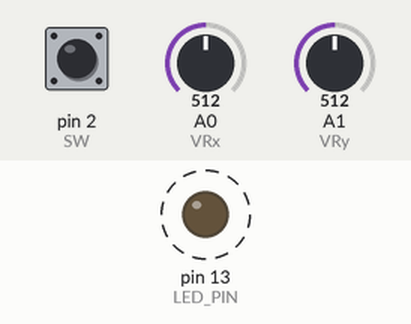
Simulated run of this sketch. Board: Arduino Uno, built with avr-gcc and run on an emulated ATmega328P. On the bench: output pins drawn as LEDs (lit = HIGH). Dashed ring = blinking. Inputs (shaded band) come from the test bench; at power-on: pin 2 (SW) HIGH, A0 (VRx) = 512, A1 (VRy) = 512. No radio packets arrive unless stated; what the sketch prints to the serial monitor is not drawn.

Above: at 0.03 s.
Timing chart, 0 to 3.0 s (numbered marks = the images above):
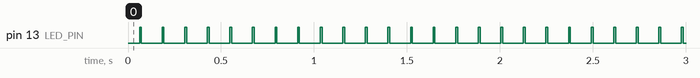

Measured:
- by itself, pin 13 (LED_PIN): alternates HIGH for 0.01 s and LOW for 0.11 s

The sketch:

tx_uno.ino
```cpp
#include <SPI.h>
#include <RH_NRF24.h>

#define CE_PIN 9
#define CSN_PIN 10
#define LED_PIN 13  // For transmission indicator

// Joystick pins
#define VRx A0
#define VRy A1
#define SW 2

RH_NRF24 nrf24(CE_PIN, CSN_PIN);

void setup() {
  Serial.begin(115200);
  pinMode(LED_PIN, OUTPUT);
  pinMode(SW, INPUT_PULLUP);

  // Initialize radio with retries
  if (!initializeRadio()) {
    Serial.println("Radio initialization failed!");
    while(1) { // Blink LED rapidly if failed
      digitalWrite(LED_PIN, !digitalRead(LED_PIN));
      delay(100);
    }
  }
  Serial.println("Transmitter ready");
}

bool initializeRadio() {
  if (!nrf24.init()) return false;
  if (!nrf24.setChannel(1)) return false;
  if (!nrf24.setRF(RH_NRF24::DataRate250kbps, RH_NRF24::TransmitPower0dBm)) return false;
  return true;
}

void loop() {
  uint8_t payload[3] = {
    map(analogRead(VRx), 0, 1023, 0, 255),
    map(analogRead(VRy), 0, 1023, 0, 255),
    digitalRead(SW) == LOW ? 1 : 0
  };

  Serial.print("Sending: X=");
  Serial.print(payload[0]);
  Serial.print(" Y=");
  Serial.print(payload[1]);
  Serial.print(" BTN=");
  Serial.println(payload[2]);

  if (nrf24.send(payload, sizeof(payload))) {
    nrf24.waitPacketSent();
    digitalWrite(LED_PIN, HIGH);  // Transmission indicator
    delay(10);
    digitalWrite(LED_PIN, LOW);
  } else {
    Serial.println("Send failed!");
  }

  delay(50);  // 20Hz update rate
}
```
